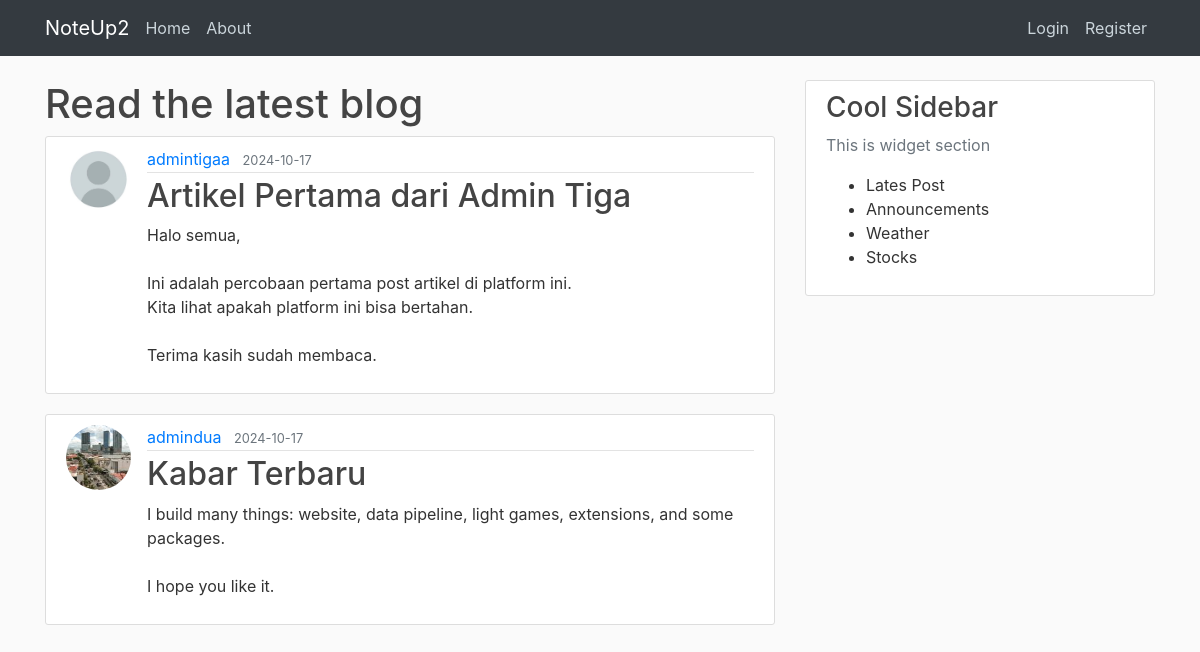
Page /home on the earlier database version.
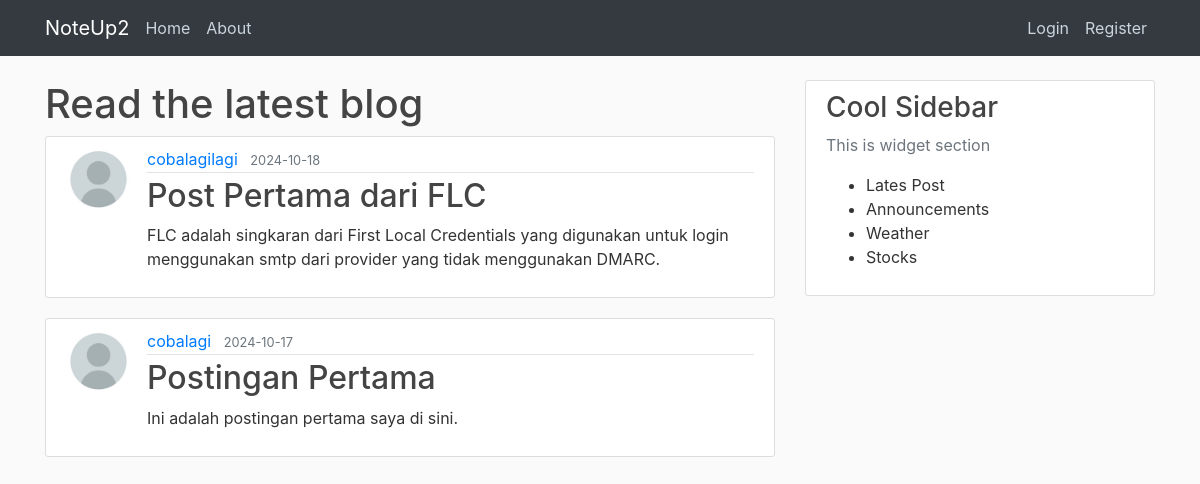
Same page on the later database version.
### noteup/models.py (models this page shows, shortened)
class Post(db.Model):
    id = db.Column(db.Integer, primary_key=True)
    title = db.Column(db.String(100), nullable=False)
    date_posted = db.Column(db.DateTime, nullable=False, default=datetime.now(timezone.utc))
    content = db.Column(db.Text, nullable=False)
    user_id = db.Column(db.Integer, db.ForeignKey('user.id'), nullable=False)

class User(db.Model, UserMixin):
    id = db.Column(db.Integer, primary_key=True)
    username = db.Column(db.String(20), unique=True, nullable=False)
    email = db.Column(db.String(100), unique=True, nullable=False)
    image_file = db.Column(db.String(20), nullable=False, default='default.jpg')
    password = db.Column(db.String(60), nullable=False)
    posts = db.relationship('Post', backref='author', lazy=True)

### noteup/routes.py (the view)
@app.route("/")
@app.route("/home")
def home():
    page = request.args.get('page', 1, type=int)
    posts = Post.query.order_by(Post.date_posted.desc()).paginate(page=page, per_page=2)
    return render_template("home.html", posts=posts)

### noteup/templates/home.html
{% extends "layout.html" %}
{% block content %}
    <h1>Read the latest blog</h1>
    {% for post in posts %}
        <article class="media content-section">
            <img class="rounded-circle article-img" src="{{ url_for('static', filename='img/' + post.author.image_file) }}">
            <div class="media-body">
                <div class="article-metadata">
                    <a href="#" class="mr-2">{{ post.author.username }}</a>
                    <small class="text-muted">{{ post.date_posted.strftime('%Y-%m-%d') }}</small>
                </div>
                <h2><a href="{{ url_for('post', post_id=post.id) }}" class="article-title">{{ post.title }}</a></h2>
                <p class="article-content">{{ post.content }}</p>
            </div>
        </article>
    {% endfor %}
{% endblock content %}

### noteup/templates/layout.html (shortened to what this page needs)
<!DOCTYPE html>
<html lang="en">
<head>
    <link rel="stylesheet" href="https://cdn.jsdelivr.net/npm/bootstrap@4.0.0/dist/css/bootstrap.min.css">
    <link rel="stylesheet" href="{{ url_for('static', filename='style.css') }}">
</head>
<body>
    <header class="site-header">
        <nav class="navbar navbar-expand-md navbar-dark bg-dark fixed-top">
            <div class="container">
                <a class="navbar-brand mr-2" href="/">NoteUp2</a>
                <div class="collapse navbar-collapse" id="navbarToggle">
                    <div class="navbar-nav mr-auto">
                      <a class="nav-item nav-link" href="{{ url_for('home') }}">Home</a>
                      <a class="nav-item nav-link" href="{{ url_for('about') }}">About</a>
                    </div>
                    <div class="navbar-nav">
                      {% if current_user.is_authenticated %}
                        <a class="nav-item nav-link" href="{{ url_for('new_post') }}">New Post</a>
                        <a class="nav-item nav-link" href="{{ url_for('account') }}">Account</a>
                        <a class="nav-item nav-link" href="{{ url_for('logout') }}">Logout</a>
                      {% else %}
                        <a class="nav-item nav-link" href="{{ url_for('login') }}">Login</a>
                        <a class="nav-item nav-link" href="{{ url_for('register') }}">Register</a>
                      {% endif %}
                    </div>
                </div>
            </div>
          </nav>
    </header>
    <main role="main" class="container">
        <div class="row">
            <div class="col-md-8">
                {% block content %}{% endblock %}
            </div>
            <div class="col-md-4">
                <div class="content-section">
                    <h3>Cool Sidebar</h3>
                    <p class="text-muted"> This is widget section
                        <ul>
                            <li>Lates Post</li>
                            <li>Announcements</li>
                            <li>Weather</li>
                            <li>Stocks</li>
                        </ul>
                    </p>
                </div>
            </div>
        </div>
    </main>
</body>
</html>

### noteup/static/style.css (style rules this page uses)
body { background: #fafafa; color: #333333; margin-top: 5rem; }
h1, h2, h3, h4, h5, h6 { color: #444444; }
.site-header .navbar-nav .nav-link { color: #cbd5db; }
.content-section { background: #ffffff; padding: 10px 20px; border: 1px solid #dddddd; border-radius: 3px; margin-bottom: 20px; }
.article-title { color: #444444; }
.article-content { white-space: pre-line; }
.article-img { height: 65px; width: 65px; margin-right: 16px; }
.article-metadata { padding-bottom: 1px; margin-bottom: 4px; border-bottom: 1px solid #e3e3e3; }

Differences in the rows shown:
no longer on this page (row unchanged): Post: image_file (placeholder picture), author.username "admintigaa", date_posted "2024-10-17", title "Artikel Pertama dari Admin Tiga", content "Halo semua, Ini adalah percobaan pertama post artikel di platform ini. Kita lihat apakah platform ini bisa bertahan. Terima kasih sudah membaca."
no longer on this page (row unchanged): Post: image_file (picture), author.username "admindua", date_posted "2024-10-17", title "Kabar Terbaru", content "I build many things: website, data pipeline, light games, extensions, and some packages. I hope you like it."
added Post: image_file (placeholder picture), author.username "cobalagilagi", date_posted "2024-10-18", title "Post Pertama dari FLC", content "FLC adalah singkaran dari First Local Credentials yang digunakan untuk login menggunakan smtp dari provider yang tidak menggunakan DMARC."
added Post: image_file (placeholder picture), author.username "cobalagi", date_posted "2024-10-17", title "Postingan Pertama", content "Ini adalah postingan pertama saya di sini."
